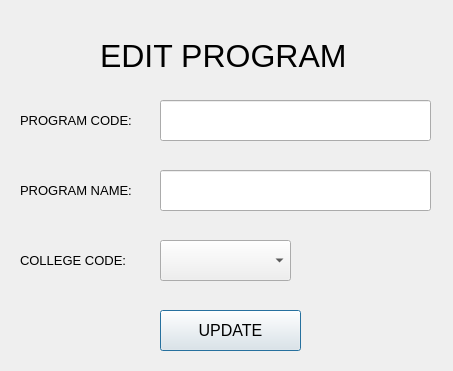
<?xml version="1.0" encoding="UTF-8"?>
<ui version="4.0">
 <class>updateProgramDialog</class>
 <widget class="QDialog" name="updateProgramDialog">
  <property name="geometry">
   <rect>
    <x>0</x>
    <y>0</y>
    <width>453</width>
    <height>371</height>
   </rect>
  </property>
  <property name="windowTitle">
   <string>Update Program</string>
  </property>
  <widget class="QLabel" name="updateprogramLabel">
   <property name="geometry">
    <rect>
     <x>100</x>
     <y>20</y>
     <width>281</width>
     <height>71</height>
    </rect>
   </property>
   <property name="font">
    <font>
     <pointsize>24</pointsize>
    </font>
   </property>
   <property name="text">
    <string>EDIT PROGRAM</string>
   </property>
  </widget>
  <widget class="QLabel" name="updprogramnamelabel">
   <property name="geometry">
    <rect>
     <x>20</x>
     <y>180</y>
     <width>141</width>
     <height>21</height>
    </rect>
   </property>
   <property name="font">
    <font>
     <pointsize>10</pointsize>
    </font>
   </property>
   <property name="text">
    <string>PROGRAM NAME:</string>
   </property>
  </widget>
  <widget class="QLineEdit" name="updprogramNameLine">
   <property name="geometry">
    <rect>
     <x>160</x>
     <y>170</y>
     <width>271</width>
     <height>41</height>
    </rect>
   </property>
   <property name="font">
    <font>
     <pointsize>12</pointsize>
    </font>
   </property>
  </widget>
  <widget class="QLineEdit" name="updprogramCodeLine">
   <property name="geometry">
    <rect>
     <x>160</x>
     <y>100</y>
     <width>271</width>
     <height>41</height>
    </rect>
   </property>
   <property name="font">
    <font>
     <pointsize>12</pointsize>
    </font>
   </property>
  </widget>
  <widget class="QLabel" name="updprogramcodelabel">
   <property name="geometry">
    <rect>
     <x>20</x>
     <y>110</y>
     <width>141</width>
     <height>21</height>
    </rect>
   </property>
   <property name="font">
    <font>
     <pointsize>10</pointsize>
    </font>
   </property>
   <property name="text">
    <string>PROGRAM CODE:</string>
   </property>
  </widget>
  <widget class="QLabel" name="updcollegecodelabel2">
   <property name="geometry">
    <rect>
     <x>20</x>
     <y>250</y>
     <width>141</width>
     <height>21</height>
    </rect>
   </property>
   <property name="font">
    <font>
     <pointsize>10</pointsize>
    </font>
   </property>
   <property name="text">
    <string>COLLEGE CODE:</string>
   </property>
  </widget>
  <widget class="QComboBox" name="updprcollegecodeBox">
   <property name="geometry">
    <rect>
     <x>160</x>
     <y>240</y>
     <width>131</width>
     <height>41</height>
    </rect>
   </property>
   <property name="font">
    <font>
     <pointsize>12</pointsize>
    </font>
   </property>
  </widget>
  <widget class="QPushButton" name="updateProgramButton">
   <property name="geometry">
    <rect>
     <x>160</x>
     <y>310</y>
     <width>141</width>
     <height>41</height>
    </rect>
   </property>
   <property name="font">
    <font>
     <pointsize>12</pointsize>
    </font>
   </property>
   <property name="text">
    <string>UPDATE</string>
   </property>
  </widget>
 </widget>
 <resources/>
 <connections/>
</ui>
